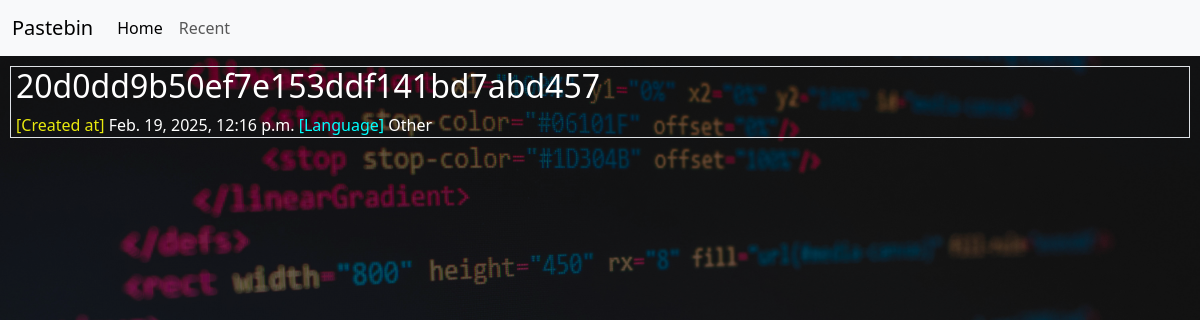
The app's page /recent/, older data.
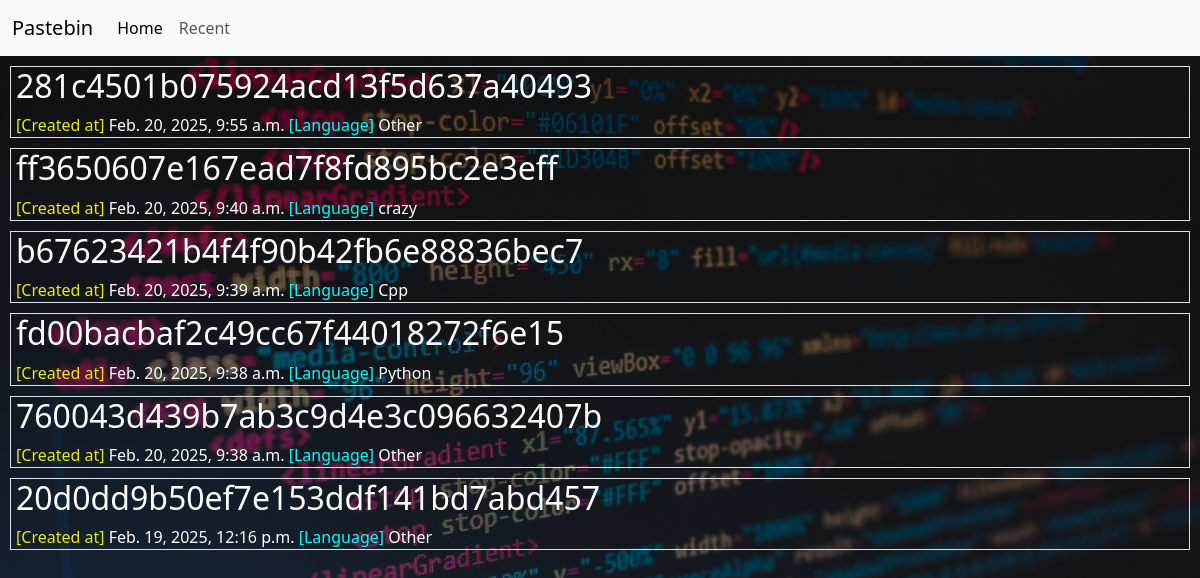
The same page, newer data.
### paste/models.py (models this page shows, shortened)
class Paste(models.Model):
    uid = models.UUIDField(primary_key=True, default=uuid.uuid4)
    title = models.CharField(max_length=128, default=rand_title)
    language = models.CharField(max_length=10, choices=Language.choices,
                                default=Language.Other)
    created_at = models.DateTimeField(auto_now_add=True)
    text = models.TextField()

### paste/views.py (the view)
# urls.py: path("recent/", views.recent, name="recent")
def recent(request):
    try:
        ordered_paste = Paste.objects.order_by("-created_at")[:10] # get latest 10 pastes
        return render(request, "paste_list.html", {"paste_list": ordered_paste})
    except:
        return render(request, "404.html")

### paste/templates/paste_list.html (shortened to what this page needs)
{% extends "base.html" %}
{% block main %}
    <div id="submissions">
        {%for pastes in paste_list %}
        <div class="submission border">
            <h2><a href="../paste/{{pastes.uid}}">{{pastes.title}}</a></h2>
            <p><span style="color: rgb(233, 233, 14);">[Created at]</span> {{pastes.created_at}}</p>
            <p><span style="color: cyan;">[Language]</span> {{pastes.language}}</p>
        </div>
        {% endfor %}
    </div>
{% endblock %}

Row changes from the older to the newer data that the page shows:
added Paste: title "281c4501b075924acd13f5d637a40493", created_at "Feb. 20, 2025, 9:55 a.m.", language "Other"
added Paste: title "ff3650607e167ead7f8fd895bc2e3eff", created_at "Feb. 20, 2025, 9:40 a.m.", language "crazy"
added Paste: title "b67623421b4f4f90b42fb6e88836bec7", created_at "Feb. 20, 2025, 9:39 a.m.", language "Cpp"
added Paste: title "fd00bacbaf2c49cc67f44018272f6e15", created_at "Feb. 20, 2025, 9:38 a.m.", language "Python"
added Paste: title "760043d439b7ab3c9d4e3c096632407b", created_at "Feb. 20, 2025, 9:38 a.m.", language "Other"
